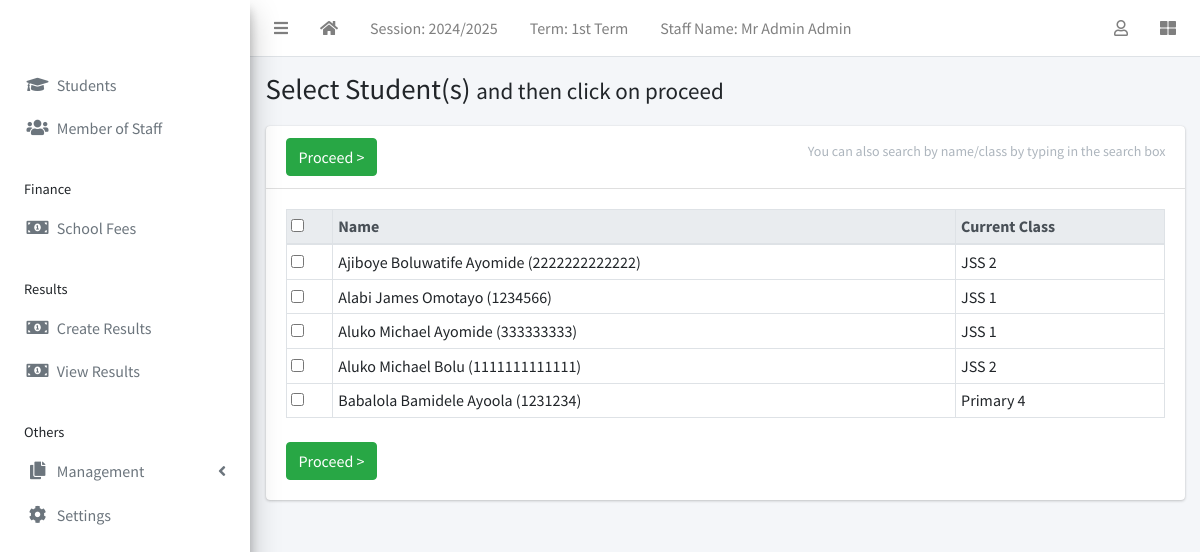
/result/create/ (signed in), run on the app's committed database.
### apps/corecode/models.py (models this page shows, shortened)
class AcademicSession(models.Model):
    name = models.CharField(max_length=200, unique=True)
    current = models.BooleanField(default=True)
    class Meta:
        ordering = ["-name"]

class AcademicTerm(models.Model):
    name = models.CharField(max_length=20, unique=True)
    current = models.BooleanField(default=True)
    class Meta:
        ordering = ["name"]

class StudentClass(models.Model):
    name = models.CharField(max_length=200, unique=True)
    class Meta:
        verbose_name = "Class"
        verbose_name_plural = "Classes"
        ordering = ["name"]
    def __str__(self):
        return self.name

### apps/students/models.py (models this page shows, shortened)
class Student(models.Model):
    STATUS_CHOICES = [("active", "Active"), ("inactive", "Inactive")]
    GENDER_CHOICES = [("male", "Male"), ("female", "Female")]
    current_status = models.CharField(
        max_length=10, choices=STATUS_CHOICES, default="active"
    )
    registration_number = models.CharField(max_length=200, unique=True)
    surname = models.CharField(max_length=200)
    firstname = models.CharField(max_length=200)
    other_name = models.CharField(max_length=200, blank=True)
    gender = models.CharField(max_length=10, choices=GENDER_CHOICES, default="male")
    date_of_birth = models.DateField(default=timezone.now)
    current_class = models.ForeignKey(
        StudentClass, on_delete=models.SET_NULL, blank=True, null=True
    )
    date_of_admission = models.DateField(default=timezone.now)
    mobile_num_regex = RegexValidator(
        regex="^[0-9]{10,15}$", message="Entered mobile number isn't in a right format!"
    )
    parent_mobile_number = models.CharField(
        validators=[mobile_num_regex], max_length=13, blank=True
    )
    address = models.TextField(blank=True)
    others = models.TextField(blank=True)
    passport = models.ImageField(blank=True, upload_to="students/passports/")
    class Meta:
        ordering = ["surname", "firstname", "other_name"]
    def __str__(self):
        return f"{self.surname} {self.firstname} {self.other_name} ({self.registration_number})"

### apps/result/views.py (the view, shortened to what this page needs)
# urls.py: path("create/", create_result, name="create-result"),
@login_required
def create_result(request):
    students = Student.objects.all()
    return render(request, "result/create_result.html", {"students": students})

### apps/result/templates/result/create_result.html (shortened to what this page needs)
{% extends 'base.html' %}
{% block title %}
  Select Student(s) <span class="small">and then click on proceed</span>
{% endblock title %}
{% block content-header %}
  <form method="POST">
  <div class="card-header">
    <h3 class="card-title">
      <input type="submit" class="btn btn-success" value="Proceed >">
    </h3>
    <div class="card-tools">
      <p class="small btn btn-tool">You can also search by name/class by typing in the search box</p>
    </div>
  </div>
{% endblock content-header %}
{% block content %}
  <table id="studenttable" class="table table-sm table-bordered" data-page-length='100'>
    <thead class="thead-light">
      <tr>
        <th><input type="checkbox" id="selecter"></th>
        <th>Name</th>
        <th>Current Class</th>
      </tr>
    </thead>
    <tbody>
      {% for student in students %}
        <tr>
          <td><input type="checkbox" id="{{ student.id }}" name="students" value="{{ student.id}}"></td>
          <td>{{student}} </td>
          <td>{{student.current_class}}</td>
        </tr>
      {% endfor %}
    </tbody>
  </table>
  <input type="submit" class="btn btn-success mt-2" value="Proceed >">
</form>
{% endblock content %}

### templates/base.html (shortened to what this page needs)
{% load static %}
<!DOCTYPE html>
<html lang="en">
<head>
  <link rel="stylesheet" href="{% static 'plugins/fontawesome-free/css/all.min.css' %}">
  <link rel="stylesheet" href="{% static 'plugins/toastr/toastr.min.css' %}">
  <link rel="stylesheet"
    href="{% static 'plugins/overlayScrollbars/css/OverlayScrollbars.min.css' %}">
  <link rel="stylesheet" href="{% static 'plugins/Datatables/datatables.min.css' %}" />
  <link rel="stylesheet" href="{% static 'dist/css/adminlte.min.css' %}">
</head>
<body
  class="hold-transition sidebar-mini layout-fixed layout-navbar-fixed layout-footer-fixed">
  <div class="wrapper">
    <nav class="main-header navbar navbar-expand navbar-white navbar-light">
      <ul class="navbar-nav">
        <li class="nav-item">
          <a class="nav-link" data-widget="pushmenu" href="#" role="button"><i
              class="fas fa-bars"></i></a>
        </li>
        <li class="nav-item d-none d-sm-inline-block">
          <a href="{% url 'home' %} " class="nav-link"><i class="fa fa-home"></i></a>
        </li>
        <li class="nav-item d-none d-sm-inline-block">
          <a href="{% url 'current-session' %}" class="nav-link">Session: {{ current_session }}</a>
        </li>
        <li class="nav-item d-none d-sm-inline-block">
          <a href="{% url 'current-session' %}" class="nav-link">Term: {{ current_term }}</a>
        </li>
        <li class="nav-item d-none d-sm-inline-block">
          <a href="{% url 'home' %} " class="nav-link">Staff Name: {{ staff_name }}</a>
        </li>
      </ul>
      <ul class="navbar-nav ml-auto">
        <li class="nav-item dropdown">
          <a class="nav-link" data-toggle="dropdown" href="#">
            <i class="far fa-user"></i>
          </a>
        </li>
        <li class="nav-item">
          <a class="nav-link" data-widget="control-sidebar" data-slide="true"
            href="#" role="button"><i class="fas fa-th-large"></i></a>
        </li>
      </ul>
    </nav>
    <aside class="main-sidebar   elevation-4">
      <a href="{% url 'home' %}" class="brand-link">{{ school_name | default:"MySchool" }}</a>
      <div class="sidebar">
        <nav class="mt-2">
          <ul class="nav nav-pills nav-sidebar flex-column"
            data-widget="treeview" role="menu" data-accordion="false">
            <li class="nav-item">
              <a href="{% url 'student-list' %}" class="nav-link">
                <i class="nav-icon fas fa-graduation-cap"></i>
                <p>
                  Students
                </p>
              </a>
            </li>
            {% if staff_type == "admin" %}
              <li class="nav-item">
                <a href="{% url 'staff-list' %}" class="nav-link">
                  <i class="nav-icon fas fa-users"></i>
                  <p>
                    Member of Staff
                  </p>
                </a>
              </li>
            {% endif %}
            {% if staff_type == "finance" or staff_type == "admin" %}
              <li class="nav-header">Finance</li>
              <li class="nav-item">
                <a href="{% url 'invoice-list' %}" class="nav-link">
                  <i class="nav-icon fas fa-money-bill-alt"></i>
                  <p>
                    School Fees
                  </p>
                </a>
              </li>
            {% endif %}
            {% if staff_type == "teacher" or staff_type == "admin" %}
              <li class="nav-header">Results</li>
              <li class="nav-item">
                <a href="{% url 'create-result' %}" class="nav-link">
                  <i class="nav-icon fas fa-money-bill-alt"></i>
                  <p>
                    Create Results
                  </p>
                </a>
              </li>
            <li class="nav-item">
              <a href="{% url 'view-a-result' "all" %}" class="nav-link">
                <i class="nav-icon fas fa-money-bill-alt"></i>
                <p>
                  View Results
                </p>
              </a>
            </li>
            {% endif %}
            <li class="nav-header">Others</li>
            {% if staff_type == "admin" %}
              <li class="nav-item has-treeview">
                <a href="#" class="nav-link">
                  <i class="nav-icon fas fa-copy"></i>
                  <p>
                    Management
                    <i class="fas fa-angle-left right"></i>
                  </p>
                </a>
              </li>
            {% endif %}
            <li class="nav-item">
              <a href="{% url 'configs' %}" class="nav-link">
                <i class="nav-icon fas fa-cog"></i>
                <p>
                  Settings
                </p>
              </a>
            </li>
          </ul>
        </nav>
      </div>
    </aside>
    <div class="content-wrapper">
      <section class="content-header">
        <div class="container-fluid">
          <div class="row mb-1">
            <div class="col-sm-8">
              <h1>{% block title %}{% endblock title %}</h1>
            </div>
            <div class="col-sm-4">
            </div>
          </div>
        </div>
      </section>
      <section class="content">
        <div class="container-fluid">
          <div class="row">
            <div class="col-md-12">
              {% block fullcard %}
              <div class="card">
                {% block content-header %}{% endblock content-header %}
                <div class="card-body">
                  <div class="row">
                    <div class="col">
                      {% block content %}
                      {% endblock content %}
                    </div>
                  </div>
                </div>
              </div>
              {% endblock fullcard %}
            </div>
          </div>
</body>
</html>

### data on the page
AcademicSession: name "2024/2025"
AcademicTerm: name "1st Term"
Student: surname+firstname+other_name "Ajiboye Boluwatife Ayomide (2222222222222)", current_class "JSS 2"
Student: surname+firstname+other_name "Alabi James Omotayo (1234566)", current_class "JSS 1"
Student: surname+firstname+other_name "Aluko Michael Ayomide (333333333)", current_class "JSS 1"
Student: surname+firstname+other_name "Aluko Michael Bolu (1111111111111)", current_class "JSS 2"
Student: surname+firstname+other_name "Babalola Bamidele Ayoola (1231234)", current_class "Primary 4"

### other printed values
{{ staff_name }} "Mr Admin Admin"
